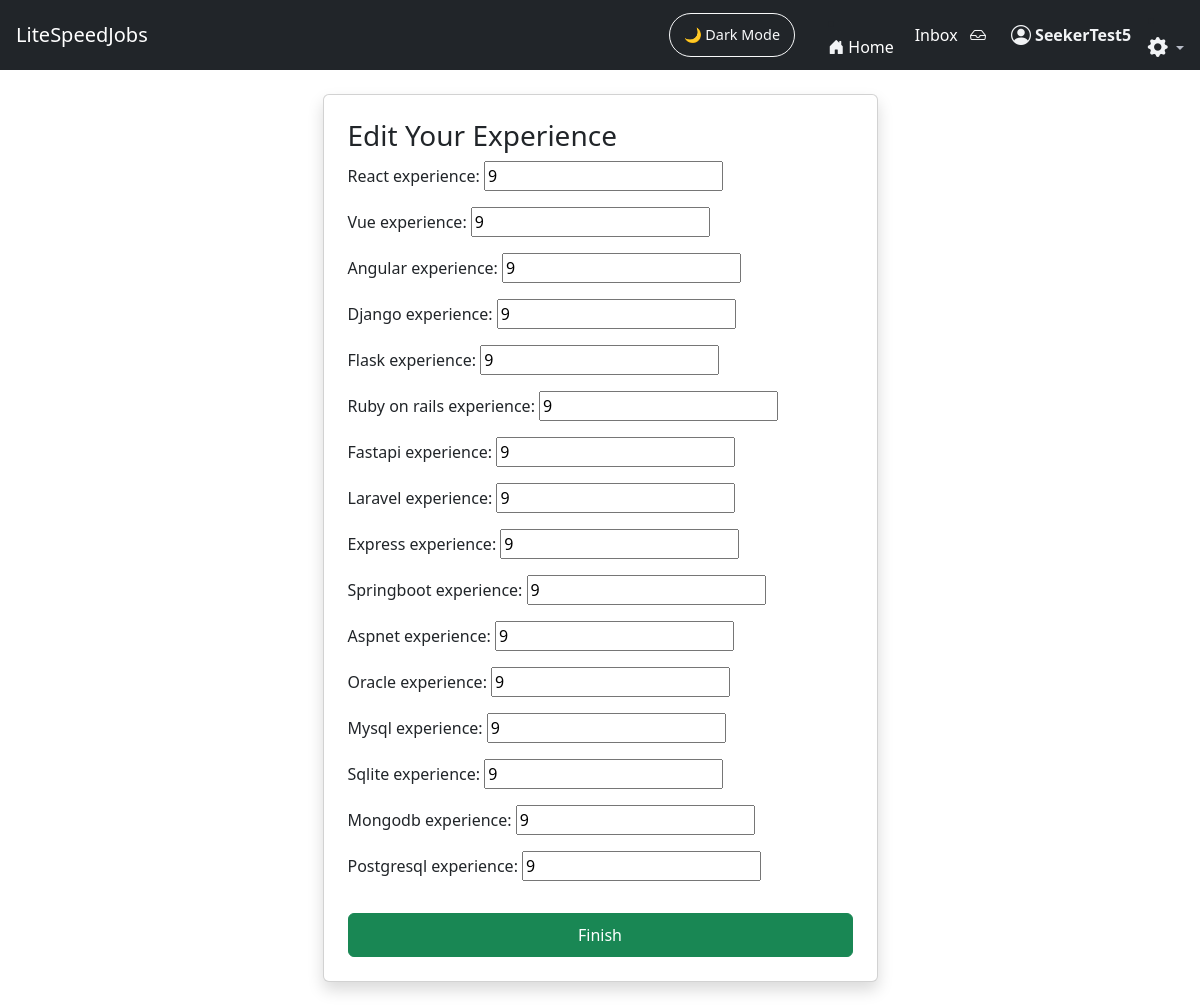
The page /JobFinder_app/seeker_form3/ (signed in) on the database its author committed.
### JobFinder_app/models.py (models this page shows, shortened)
class SeekerModelThree(models.Model):
    user = models.OneToOneField(User, on_delete=models.CASCADE)
    react_experience = models.IntegerField(default=0)
    vue_experience = models.IntegerField(default=0)
    angular_experience = models.IntegerField(default=0)
    django_experience = models.IntegerField(default=0)
    flask_experience = models.IntegerField(default=0)
    ruby_on_rails_experience = models.IntegerField(default=0)
    fastapi_experience = models.IntegerField(default=0)
    laravel_experience = models.IntegerField(default=0)
    express_experience = models.IntegerField(default=0)
    springboot_experience = models.IntegerField(default=0)
    aspnet_experience = models.IntegerField(default=0)
    oracle_experience = models.IntegerField(default=0)
    mysql_experience = models.IntegerField(default=0)
    sqlite_experience = models.IntegerField(default=0)
    mongodb_experience = models.IntegerField(default=0)
    postgresql_experience = models.IntegerField(default=0)

### JobFinder_app/views.py (the view)
# urls.py: path("seeker_form3/", views.seeker_form_three, name="seeker_form3"),
@login_required
def seeker_form_three(request):
    instance, _ = SeekerModelThree.objects.get_or_create(user=request.user)
    if request.method == "POST":
        form = SeekerFormThree(request.POST, instance=instance)
        if form.is_valid():
            form.save()
            return redirect("seeker_dashboard")
    else:
        form = SeekerFormThree(instance=instance)
    return render(request, "JobFinder_app/seeker_form3.html", {
        "form": form,
        "edit_mode": True,
    })

### JobFinder_app/forms.py
class SeekerFormThree(ModelForm):
    class Meta:
        model = SeekerModelThree
        exclude = ('user',)
        fields = '__all__'

### JobFinder_app/context_processors.py (called while the page is built)
def unread_message_count(request):
    if request.user.is_authenticated:
        return {
            "unread_count": Message.objects.filter(
                receiver=request.user,
                is_read=False
            ).count()
        }
    return {}

### JobFinder_app/templates/JobFinder_app/seeker_form3.html (shortened to what this page needs)
{% extends "JobFinder_app/base.html" %}
{% block content %}
<div class="col-md-6 mx-auto">
    <div class="card shadow p-4">
        <h3>
            {% if edit_mode %}
                Edit Your Experience
            {% else %}
                Add Your Experience
            {% endif %}
        </h3>
        <form method="POST">
            {{ form.as_p }}
            <button class="btn btn-success w-100 mt-3">Finish</button>
        </form>
    </div>
</div>
{% endblock %}

### JobFinder_app/templates/JobFinder_app/base.html (shortened to what this page needs)
<!DOCTYPE html>
<html lang="en" data-theme="light">
<head>
    <link href="https://cdn.jsdelivr.net/npm/bootstrap@5.3.2/dist/css/bootstrap.min.css" rel="stylesheet">
    <link href="https://cdn.jsdelivr.net/npm/bootstrap-icons@1.11.1/font/bootstrap-icons.css" rel="stylesheet">
</head>
<body>
{% load message_tags %}
<nav class="navbar navbar-expand-lg navbar-dark bg-dark px-3">
    <a class="navbar-brand" href="/">LiteSpeedJobs</a>
    <div class="ms-auto d-flex align-items-center">
        <button id="darkModeToggle" class="btn btn-outline-light ms-3">
            🌙 Dark Mode
        </button>&nbsp;&nbsp;&nbsp;&nbsp;&nbsp;&nbsp;&nbsp;&nbsp;
        <li class="nav-item">
            <a class="nav-link d-flex align-items-center home-link"
            href="{% url 'landing' %}">
                <i class="bi bi-house-door-fill me-1 nav-icon"></i>
                <span class="d-none d-md-inline">Home</span>&nbsp;&nbsp;&nbsp;&nbsp;&nbsp;
            </a>
        </li>
        {% if user.is_authenticated %}
        <a href="{% url 'inbox_pro' %}" class="nav-link d-flex align-items-center home-link">Inbox</a>&nbsp;&nbsp;&nbsp;
        <a href="{% url 'inbox_pro' %}" class="nav-link position-relative">
            <i class="bi bi-inbox"></i>
        </a>
        {% else %}
        <li class="nav-item">
            <a href="{% url 'login' %}" class="nav-link">
                <i class="bi bi-inbox"></i>
            </a>
        </li>
        {% endif %}&nbsp;&nbsp;&nbsp;&nbsp;&nbsp;&nbsp;
        {% if request.user.is_authenticated %}
            <a href="{% url 'role_redirect' %}"
                class="nav-link d-flex align-items-center gap-1 user-link">
                <i class="bi bi-person-circle nav-icon fs-5"></i>
             <span class="d-none d-md-inline">
                 <strong>{{ request.user.username }}</strong>&nbsp;&nbsp;&nbsp;&nbsp;
            </span>
        {% endif %}
        {% if user.is_authenticated %}
        <li class="nav-item dropdown ">
            <a class="nav-link dropdown-toggle p-0 account_dropdown"
            style="color:var(--ls-dark-muted)"
            href="#"
            id="settingsDropdown"
            role="button"
            data-bs-toggle="dropdown"
            aria-expanded="false"
            data-bs-placement="bottom"
            title="Account settings">
                <i class="bi bi-gear-fill fs-5 text-white"></i>
            </a>
        </li>
        {% endif %}
    </div>
</nav>
<div class="container py-4">
    {% block content %}{% endblock %}
</div>
</body>
</html>

### JobFinder_app/templates/JobFinder_app/base.html (style rules this page uses)
input, select, textarea { font-size: 16px; }
.btn { min-height: 44px; }
.container, .container-fluid { padding-left: 15px; padding-right: 15px; }
:root { --ls-bg: #ffffff; --ls-bg-card: #f7f9fc; --ls-text: #141414; --ls-text-muted: #555; --ls-border: #e4e7ec; --ls-icon-color: #f1f3f5; --chat-bg: #fffffff5; --chat-panel-bg: #f8f9fa; --chat-border: #dee2e6; --chat-text: #212529; --chat-muted: #6c757d; --bubble-sent-bg: #0d6efd; --bubble-sent-text: #ffffff; --bubble-received-bg: #e9ecef; --bubble-received-text: #212529; --account-settings: #9de3f4; --ls-primary: #4dabf7; --ls-dark-bg: #0e1116; --ls-dark-bg-card: #1a1d24; --ls-dark-border: #2b2e36; --ls-dark-text: #f1f3f7; --ls-dark-muted: #b7bcc7; }
body { transition: background 0.3s ease, color 0.3s ease; }
.navbar { transition: background 0.3s ease; }
.card { transition: background 0.3s ease, border 0.3s ease; }
.btn { transition: background 0.25s ease, color 0.25s ease, border 0.25s ease; }
.navbar .nav-link i, .navbar .inbox-icon { color: var(--ls-icon-color) !important; transition: color 0.2s ease; }
.user-link .nav-icon, .user-link span { color: var(--ls-icon-color); transition: color 0.2s ease; font-weight: 500; }
.home-link, .home-link i { color: #ffffff !important; }
.bi-gear-fill { transition: transform 0.3s ease; }
.account_dropdown { color: var(--account-settings); }
#darkModeToggle { font-size: 0.9rem; border-radius: 25px; padding: 5px 14px; cursor: pointer; }

### rows shown on the page
SeekerModelThree: react_experience "9", vue_experience "9", angular_experience "9", django_experience "9", flask_experience "9", ruby_on_rails_experience "9", fastapi_experience "9", laravel_experience "9", express_experience "9", springboot_experience "9", aspnet_experience "9", oracle_experience "9", mysql_experience "9", sqlite_experience "9", mongodb_experience "9", postgresql_experience "9"

### other values the page prints
{{ request.user.username }} "SeekerTest5"
